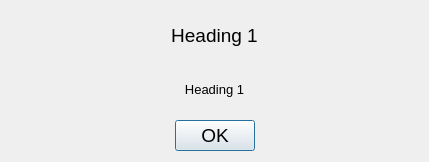
<?xml version="1.0" encoding="UTF-8"?>
<ui version="4.0">
 <class>Dialog</class>
 <widget class="QDialog" name="Dialog">
  <property name="geometry">
   <rect>
    <x>0</x>
    <y>0</y>
    <width>429</width>
    <height>162</height>
   </rect>
  </property>
  <property name="font">
   <font>
    <pointsize>14</pointsize>
   </font>
  </property>
  <property name="windowTitle">
   <string>Dialog</string>
  </property>
  <layout class="QGridLayout" name="gridLayout">
   <item row="0" column="0">
    <layout class="QVBoxLayout" name="verticalLayout">
     <item>
      <widget class="QLabel" name="heading1_text">
       <property name="text">
        <string>Heading 1</string>
       </property>
       <property name="alignment">
        <set>Qt::AlignCenter</set>
       </property>
       <property name="wordWrap">
        <bool>true</bool>
       </property>
       <property name="openExternalLinks">
        <bool>true</bool>
       </property>
       <property name="textInteractionFlags">
        <set>Qt::LinksAccessibleByMouse|Qt::TextSelectableByMouse</set>
       </property>
      </widget>
     </item>
     <item>
      <widget class="QLabel" name="heading2_text">
       <property name="font">
        <font>
         <pointsize>10</pointsize>
        </font>
       </property>
       <property name="text">
        <string>Heading 1</string>
       </property>
       <property name="alignment">
        <set>Qt::AlignCenter</set>
       </property>
       <property name="wordWrap">
        <bool>true</bool>
       </property>
       <property name="openExternalLinks">
        <bool>true</bool>
       </property>
       <property name="textInteractionFlags">
        <set>Qt::LinksAccessibleByMouse|Qt::TextSelectableByMouse</set>
       </property>
      </widget>
     </item>
    </layout>
   </item>
   <item row="1" column="0">
    <layout class="QHBoxLayout" name="horizontalLayout">
     <item>
      <spacer name="horizontalSpacer">
       <property name="orientation">
        <enum>Qt::Horizontal</enum>
       </property>
       <property name="sizeHint" stdset="0">
        <size>
         <width>40</width>
         <height>20</height>
        </size>
       </property>
      </spacer>
     </item>
     <item>
      <widget class="QPushButton" name="ok_button">
       <property name="text">
        <string>OK</string>
       </property>
      </widget>
     </item>
     <item>
      <spacer name="horizontalSpacer_2">
       <property name="orientation">
        <enum>Qt::Horizontal</enum>
       </property>
       <property name="sizeHint" stdset="0">
        <size>
         <width>40</width>
         <height>20</height>
        </size>
       </property>
      </spacer>
     </item>
    </layout>
   </item>
  </layout>
 </widget>
 <resources/>
 <connections/>
</ui>
